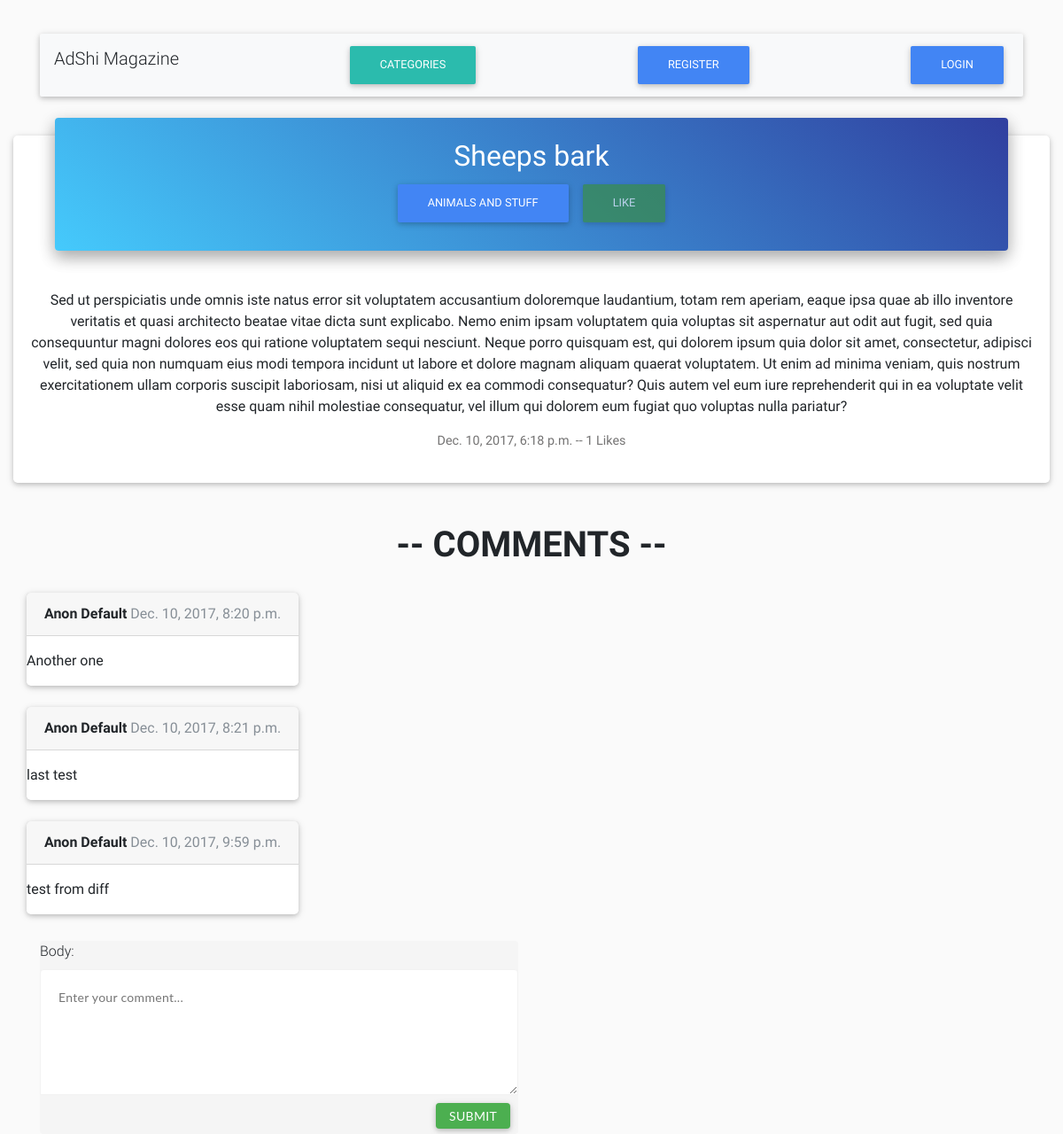
/magazine/article/3, run on the app's committed database.
### mag/models.py (models this page shows, shortened)
class Article(models.Model):
    title = models.CharField(max_length=250)
    slug = models.SlugField(max_length=250, unique=True)
    body = models.TextField()
    date_posted = models.DateTimeField(db_index=True, auto_now_add=True)
    category = models.ForeignKey(Category, on_delete=models.CASCADE)
    likes = models.ManyToManyField(MagUser)
    class Meta:
        get_latest_by = "date_posted"

class Category(models.Model):
    title = models.CharField(max_length=250, unique=True)
    slug = models.SlugField(max_length=100, unique=True)

class MagUser(models.Model):
    email = models.EmailField('Email Address', unique=True)
    first_name = models.CharField('First Name', max_length=30)
    last_name = models.CharField('Last Name', max_length=30)
    phone_regex = RegexValidator(regex=r'^0\d{10}$', message="Phone number must be entered. 11 Digits.")
    phone_number = models.CharField(validators=[phone_regex], max_length=15, blank=True)
    password = models.CharField(max_length=64, null=True)
    logged_in = models.BooleanField(default=False)
    def get_full_name(self):
        full_name = '%s %s' % (self.first_name, self.last_name)
        return full_name.strip()
    def is_authenticated(self):
        return self.email != "anon@default.com" and self.logged_in

class Comment(models.Model):
    user = models.ForeignKey(MagUser, on_delete=models.CASCADE)
    body = models.TextField()
    article = models.ForeignKey(Article, on_delete=models.CASCADE, related_name="comments")
    date_time = models.DateTimeField(db_index=True, auto_now_add=True)

### mag/views.py (the view)
# urls.py: url(r'^article/(?P<a_id>[^.]+)$', mag_view.article_view, name='get_article'),
def article_view(request, a_id):
    article = Article.objects.get(pk=a_id)
    user = __user(request)
    like_val = "Like"
    if user is not defaultUser:
        like_val = "Dislike" if user in article.likes.all() else "Like"
    return render(request, 'mag/article.html', context={'article': article, 'user': user, 'form': CommentForm(),
                                                        'like': like_val})

### mag/forms.py
class CommentForm(forms.ModelForm):
    class Meta:
        model = Comment
        fields = ('body',)
        widgets = {
            'body': forms.Textarea(
                attrs={'id': 'com-body', 'required': True, 'placeholder': 'Enter your comment...'}),
        }

### mag/views.py (called while the page is built)
def __user(request):
    user_email = request.session.get('currentUser')
    if user_email is not None:
        return MagUser.objects.get(email=user_email)
    else:
        return defaultUser

### templates/mag/article.html (shortened to what this page needs)
{% extends 'base.html' %}
{% load staticfiles %}
{% block css %}
    <link rel="stylesheet" href="{% static 'mag/css/style.css' %}"/>
{% endblock %}
{% block content %}
    <div class='card card-cascade narrower'>
        <div class='view gradient-card-header blue-gradient'>
            <h2 class='h2-responsive'>{{ article.title }}</h2>
            <div class='text-center'>
                <a href="{% url 'articles_category' c_title=article.category.slug %}" class='btn btn-primary waves-effect waves-light' id="cat-{{ article.category.id }}">{{ article.category.title }}</a>
                {% if user.is_authenticated %}
                    <a type="button" class="btn btn-green waves-effect waves-light" id="like-btn" onclick="likeDislike()">{{ like }}</a>
                {% else %}
                    <a type="button" class="btn btn-green waves-effect waves-light disabled" id="like-btn">Like</a>
                {% endif %}
           </div>
        </div>
       <div class='card-body text-center'>
           <p class='card-text'>{{ article.body|linebreaks }}</p>
           <p class="card-text">{{ article.date_posted }}  --  {{ article.likes.count }} Likes</p>
       </div>
    </div>
    <br><br>
    <div style="align-items: center;" class="container">
        <div class="row">
            <div class="col-sm-12">
                <h1 style="font-weight: bold; text-align: center;"> -- COMMENTS --</h1>
            </div>
        </div>
        <div id="comments-here">
            {% for comment in article.comments.all %}
                <br>
                <div class="row" id="com-{{ comment.id }}">
                    <div class="card">
                        <div class="card-header">
                            <strong>{{ user.get_full_name }}</strong> <span class="text-muted">{{ comment.date_time }}</span>
                        </div>
                        <div class="card-block">
                            <p class="card-text" style="text-align: justify">{{ comment.body|linebreaks }}</p>
                        </div>
                    </div>
                </div>
            {% empty %}
                <p style="text-align: center">No Comments for this article.</p>
            {% endfor %}
        </div>
        <div class="row" style="align-items: center; align-content: center;">
            <div class="col-md-6">
                <div class="widget-area no-padding blank">
                    <div class="status-upload">
                        <form method="post" class="post-form">
                            {{ form.as_p }}
                            <button type="submit" class="btn btn-success green">Submit</button>
                        </form>
                    </div>
                </div>
            </div>
        </div>
    </div>
{% endblock %}

### mag/static/mag/css/style.css (style rules this page uses)
body { background: #fafafa; }
.widget-area.blank { background: none repeat scroll 0 0 rgba(0, 0, 0, 0); -webkit-box-shadow: none; -moz-box-shadow: none; -ms-box-shadow: none; -o-box-shadow: none; box-shadow: none; }
body .no-padding { padding: 0; }
.widget-area { background-color: #fff; -webkit-border-radius: 4px; -moz-border-radius: 4px; -ms-border-radius: 4px; -o-border-radius: 4px; border-radius: 4px; -webkit-box-shadow: 0 0 16px rgba(0, 0, 0, 0.05); -moz-box-shadow: 0 0 16px rgba(0, 0, 0, 0.05); -ms-box-shadow: 0 0 16px rgba(0, 0, 0, 0.05); -o-box-shadow: 0 0 16px rgba(0, 0, 0, 0.05); box-shadow: 0 0 16px rgba(0, 0, 0, 0.05); float: left; margin-top: 30px; padding: 25px 30px; position: relative; width: 100%; }
.status-upload { background: none repeat scroll 0 0 #f5f5f5; -webkit-border-radius: 4px; -moz-border-radius: 4px; -ms-border-radius: 4px; -o-border-radius: 4px; border-radius: 4px; float: left; width: 100%; }
.status-upload form { float: left; width: 100%; }
.status-upload form textarea { background: none repeat scroll 0 0 #fff; border: medium none; -webkit-border-radius: 4px 4px 0 0; -moz-border-radius: 4px 4px 0 0; -ms-border-radius: 4px 4px 0 0; -o-border-radius: 4px 4px 0 0; border-radius: 4px 4px 0 0; color: #777777; float: left; font-family: Lato; font-size: 14px; height: 142px; letter-spacing: 0.3px; padding: 20px; width: 100%; resize:vertical; outline:none; border: 1px solid #F2F2F2; }
.status-upload form button { border: medium none; -webkit-border-radius: 4px; -moz-border-radius: 4px; -ms-border-radius: 4px; -o-border-radius: 4px; border-radius: 4px; color: #fff; float: right; font-family: Lato; font-size: 14px; letter-spacing: 0.3px; margin-right: 9px; margin-top: 9px; padding: 6px 15px; }

### data on the page
Article: title "Sheeps bark", category "ANIMALS AND STUFF", body "Sed ut perspiciatis unde omnis iste natus error sit voluptatem accusantium doloremque laudantium, totam rem aperiam, eaque ipsa quae ab illo inventore veritatis et quasi architecto beatae vitae dicta sunt explicabo. Nemo enim ipsam voluptatem quia voluptas sit aspernatur aut odit aut fugit, sed quia consequuntur magni dolores eos qui ratione voluptatem sequi nesciunt. Neque porro quisquam est, qui dolorem ipsum quia dolor sit amet, consectetur, adipisci velit, sed quia non numquam eius modi tempora incidunt ut labore et dolore magnam aliquam quaerat voluptatem. Ut enim ad minima veniam, quis nostrum exercitationem ullam corporis suscipit laboriosam, nisi ut aliquid ex ea commodi…", date_posted "Dec. 10, 2017, 6:18 p.m.", likes.count "1"
Comment: date_time "Dec. 10, 2017, 8:20 p.m.", body "Another one"
MagUser: get_full_name "Anon Default"
Comment: date_time "Dec. 10, 2017, 8:21 p.m.", body "last test"
Comment: date_time "Dec. 10, 2017, 9:59 p.m.", body "test from diff"
